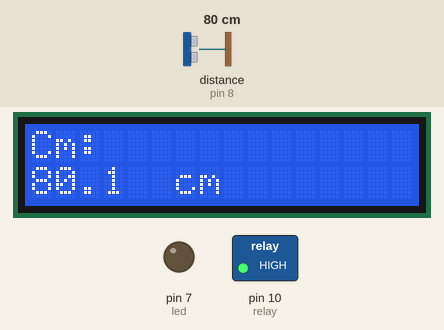
Simulated run of this sketch. Board: Arduino Uno, built with avr-gcc and run on an emulated ATmega328P. On the bench: 16×2 character LCD, switched loads named in the sketch (green lamp = pin HIGH), output pins drawn as LEDs (lit = HIGH). Wiring (inferred from the names in the program): ultrasonic range finder: trigger pin 9; echo pin 8. Inputs (shaded band) come from the test bench; at power-on: distance to the obstacle (sensor on pin 8) 80 cm. The echo pulse lasts 58.3 µs per cm; pins used as bus, display or sensor lines are not drawn.

Above: at 1.2 s.
1.3 s: distance to the obstacle (sensor on pin 8) set to 18 cm
At 4.1 s:
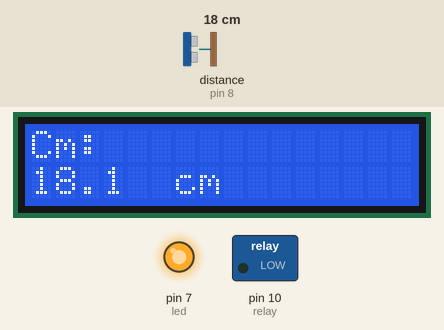
4.6 s: distance to the obstacle (sensor on pin 8) set to 120 cm
At 6.5 s:
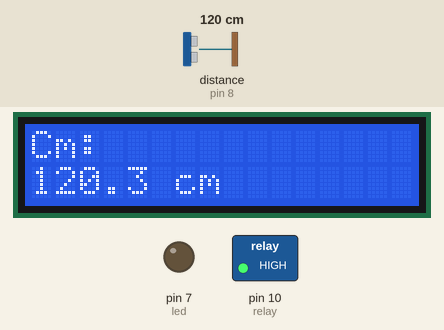
6.7 s: distance to the obstacle (sensor on pin 8) set to 2 cm
At 10.0 s:
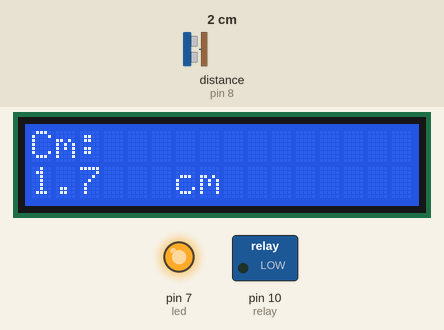
Timing chart, 0 to 11.5 s (numbered marks = the images above; inputs shaded):
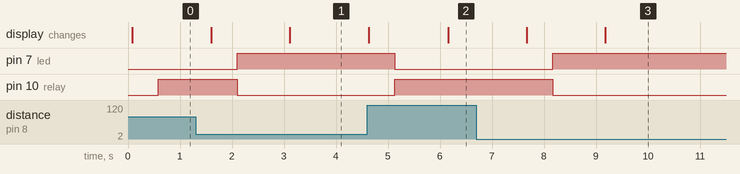

The sketch:

JSN_SR-04T_sensor.ino
```cpp
#include <LiquidCrystal_I2C.h> //Lcd library
#include <Wire.h>
#include <LiquidCrystal_I2C.h>
LiquidCrystal_I2C lcd(0x27,16,2);

#define trig 9
#define echo 8
#define led 7
#define relay 10

void setup() {
  lcd.init();
  lcd.backlight();
  Serial.begin(9600);

  pinMode(trig, OUTPUT);
  pinMode(echo, INPUT_PULLUP);
  pinMode(led, OUTPUT);
  pinMode(relay, OUTPUT);
  }

  void loop() {

    digitalWrite(trig, LOW);
    delayMicroseconds(2);

    digitalWrite(trig, HIGH);
    delayMicroseconds(20);

    digitalWrite(trig, LOW);
    float Cm = pulseIn(echo, HIGH,26000);

    Cm= Cm/58;

    lcd.clear();
    lcd.print("Cm:");
    lcd.setCursor(0,1);
    lcd.print(Cm,1);
    lcd.setCursor(6,1);
    lcd.print("cm");
    delay(500);

      if (Cm<=20)
   {
 digitalWrite(led,HIGH);
 digitalWrite(relay,LOW);

 delay(1000);
}
   else
   {
 digitalWrite(led,LOW);
  digitalWrite(relay,HIGH);

 delay(1000);
 }

}
```

Measured:
- after the input at 1.3 s, pin 7 (led): LOW → HIGH after 0.80 s; pin 10 (relay): HIGH → LOW after 0.80 s; the display: first changes after 0.30 s (image 1 shows a later state)
- after the input at 4.6 s, pin 7 (led): HIGH → LOW after 0.53 s; pin 10 (relay): LOW → HIGH after 0.53 s; the display: first changes at once (image 2 shows a later state)
- after the input at 6.7 s, pin 7 (led): LOW → HIGH after 1.5 s; pin 10 (relay): HIGH → LOW after 1.5 s; the display: first changes after 0.97 s (image 3 shows a later state)
